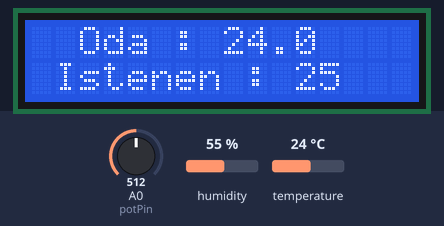
Bench run of a sketch on a simulated ESP8266 (NodeMCU). On the bench: 16×2 character LCD. The inputs (shaded band) are chosen by the test bench; at power-on: temperature 24 °C, A0 (potPin) = 512, humidity 55 %. WiFi joins after 1.5 s; servers stay silent unless stated; uploads are accepted with an empty reply; what the sketch prints to the serial monitor is not drawn.

Above: at 4.8 s.
4.9 s: temperature set to 28 °C
At 8.3 s:
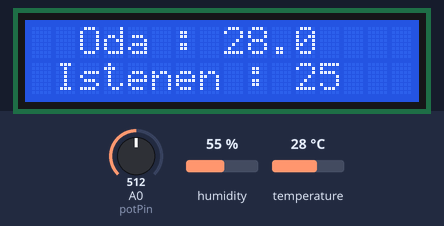
8.9 s: A0 (potPin) set to 716
At 9.8 s:
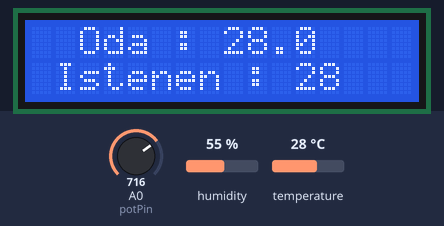
11.4 s: temperature set to 12 °C
At 15.9 s:
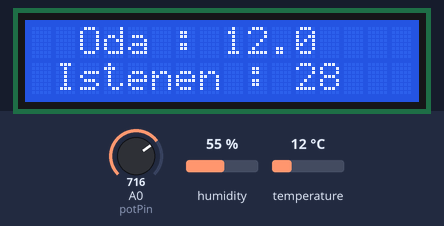
16.2 s: A0 (potPin) set to 900
At 17.7 s:
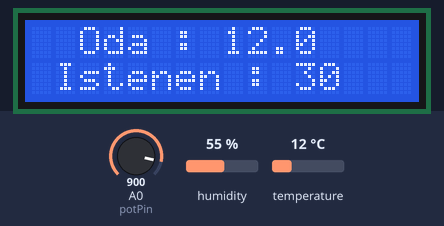
18.7 s: temperature set to 19 °C
At 22.9 s:
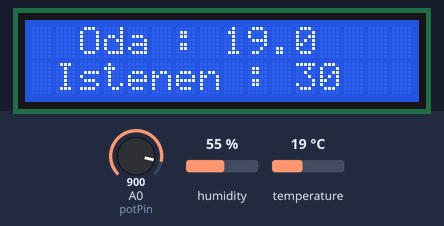
27.4 s: A0 (potPin) set to 1023
At 28.4 s:
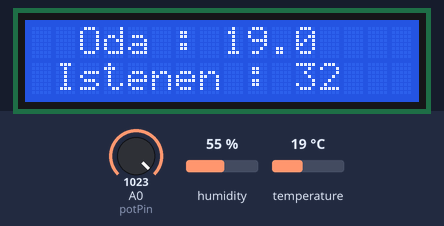
Timing chart, 0 to 30.4 s (numbered marks = the images above; inputs shaded):
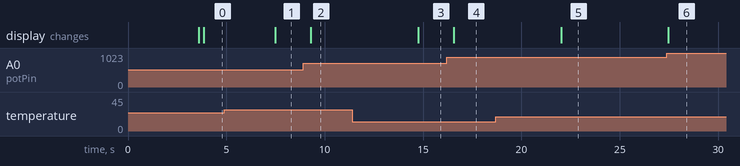

Measured:
- after the input at 4.9 s, the display: changes after 2.6 s (image 1)
- after the input at 8.9 s, the display: changes after 0.39 s (image 2)
- after the input at 11.4 s, the display: changes after 3.4 s (image 3)
- after the input at 16.2 s, the display: changes after 0.36 s (image 4)
- after the input at 18.7 s, the display: changes after 3.3 s (image 5)
- after the input at 27.4 s, the display: changes after 0.06 s (image 6)

The sketch:

client_side.ino
```cpp
#include <ESP8266WiFi.h>
//#include <ESP8266WebServer.h>
#include <WiFiClient.h>
#include <LiquidCrystal_I2C.h>
#include "DHT.h"

//scl-> d1 sda->d2

//WIFI SETUP
const char* host = "192.168.4.1";
const char* ssid = "Thermostat";
const char* password = "omergthermostat";

//LCD SETUP
LiquidCrystal_I2C lcd(0x27, 16, 2);

//DHT SETUP
#define DHTPIN 12 //d6
#define DHTTYPE DHT11
DHT dht(DHTPIN, DHTTYPE);

//POT SETUP

int potPin = 17;


void print2Screen(String a, float temp, float pot);
void print2Screen(String a);

void print2Screen(float temp, int pot)
{
  lcd.clear();
  lcd.home();
  lcd.print("  Oda : ");
  lcd.print(temp,1);
  lcd.setCursor(0,1);
  lcd.print(" Istenen : ");
  lcd.print(pot);
}

void print2Screen(String a)
{
  lcd.clear();
  lcd.home();
  lcd.print(a);
}


void setup() {
  pinMode(A0, INPUT);
  dht.begin();

  lcd.init();
  lcd.backlight();
  lcd.setCursor(0,1);
  lcd.print("Merhaba");
  delay(2000);

  Serial.begin(115200);
  delay(10);
  WiFi.mode(WIFI_STA);
  WiFi.begin(ssid,password);
  Serial.print("Connecting to base");
  while(WiFi.status() != WL_CONNECTED)
  {
    delay(500);
    Serial.print(".");
  }
  Serial.println("Wifi Connected");
  Serial.println("IP address: ");
  Serial.println(WiFi.localIP());
  print2Screen("Wifi Baglandi");


}

void loop() {
  WiFiClient client;

  if(!client.connect(host,80))
  {
    Serial.print(".");
    delay(500);
    return;
  }
  if(client.connected())
  {
    Serial.println("Bağlandı");
  }
   float temp;
  temp = dht.readTemperature();
  Serial.println(temp);

  int potVal;
  potVal = analogRead(A0);
  int potVall = map(potVal,0,1023,18,32);

  Serial.println(potVall);


  print2Screen((int)temp, potVall);

  if(potVall > (int)temp)
  {
   String url = "/on";
   client.print("GET " + url + " HTTP/1.1\r\n" +
               "Host: " + host + "\r\n" +
               "Connection: close\r\n\r\n");
  delay(10);

  while(client.available())
  {
    String line = client.readStringUntil('\r');
    Serial.print(line);
  }

  Serial.println();
  Serial.println("active");

  client.stop();
  delay(500);
  }
  if(potVall <= (int)temp)
  {
    String url = "/off";
    client.print("GET " + url +" HTTP/1.1\r\n" +
               "Host: " + host + "\r\n" +
               "Connection: close\r\n\r\n");
  delay(10);

  while(client.available())
  {
    String line = client.readStringUntil('\r');
    Serial.print(line);
  }

  Serial.println();
  Serial.println("deactive");
  client.stop();
  delay(500);
  }


}
```
